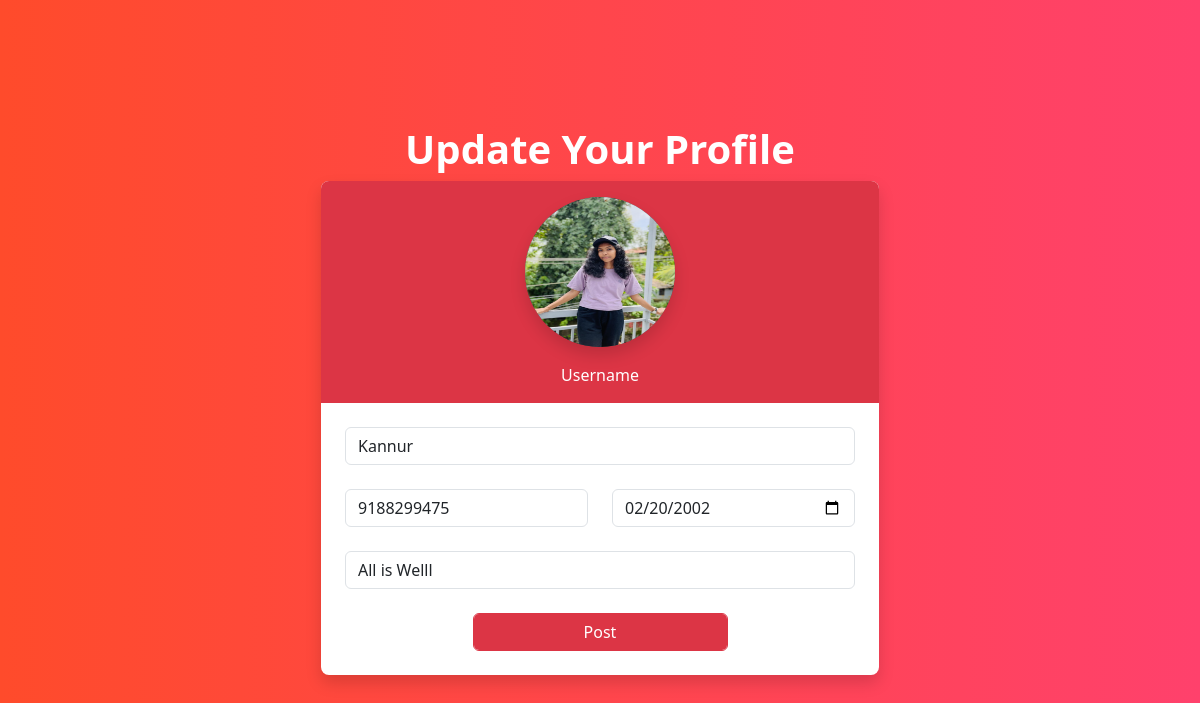
/profiles/3/change, run on the app's committed database.
### social/models.py (models this page shows, shortened)
class UserProfile(models.Model):
    user=models.OneToOneField(User,on_delete=models.CASCADE,related_name="profile")
    address=models.CharField(max_length=200,null=True)
    phone=models.CharField(max_length=200,null=True)
    profile_pic=models.ImageField(upload_to="profilepics",null=True,blank=True)
    dob=models.DateField(null=True)
    bio=models.CharField(max_length=200,null=True)
    following=models.ManyToManyField("self",related_name="followed_by",symmetrical=False,null=True)
    block=models.ManyToManyField("self",related_name="blocked",symmetrical=False,null=True)

### social/views.py (the view, shortened to what this page needs)
# urls.py: path("profiles/<int:pk>/change",views.ProfileUpdateView.as_view(),name="profile-edit"),
class ProfileUpdateView(UpdateView):
    template_name="profile_add.html"
    form_class=UserProfileForm
    model=UserProfile

### social/forms.py
class UserProfileForm(forms.ModelForm):
    class Meta:
        model=UserProfile
        exclude=('user','following','block')
        widgets={"dob":forms.DateInput(attrs={"class":"form-control","type":"date"})}

### social/templates/profile_add.html (shortened to what this page needs)
<!DOCTYPE html>
{%load static%}
<html lang="en">
<head>
    <link href="https://cdn.jsdelivr.net/npm/bootstrap@5.3.2/dist/css/bootstrap.min.css" rel="stylesheet"
>
    <link rel="stylesheet" href="{%static 'social/css/profile_edit.css'%}">
</head>
<body style="background: #FF416C;
background: -webkit-linear-gradient(to right, #FF4B2B, #FF416C);
background: linear-gradient(to right, #FF4B2B, #FF416C);">
    <div class="vh-100 container d-flex flex-column justify-content-center align-items-center">
        <div>
            <h1 class="text-white fw-bold">Update Your Profile</h1>
        </div>
                <form action="" method="post" enctype="multipart/form-data" class="border-0 rounded-3 form-control p-0 w-50 shadow"
                >
            <div class="text-center bg-danger rounded-top-3 rounded-bottom-0 pb-3">
                <label for="fileToUpload">
                    <div class=" p-3">
                        {%if form.profile_pic%}
                        <img class="profile-small profile-pic shadow" src="{{form.profile_pic.value.url}}" alt="Avatar"
                            style="border-radius: 50%;
                            background-color: rgb(68, 68, 68);">
                        {%else%}
                        <img class="profile-small profile-pic shadow" src="{%static 'social/images/profilepic.png'%}"
                            alt="Avatar" style="border-radius: 50%;
                            background-color: rgb(68, 68, 68);">
                        {%endif%}
                    </div>
                </label>
                <div class="text-white tefw-bold">
                    Username
                </div>
            </div>
            <div class="p-4">
                <div class="mb-4">
                    <input type="text" name="address" value="{{form.address.value}}" class="form-control"
                        placeholder="Address">
                </div>
                <div class="row">
                    <div class="mb-4 col-md-6">
                        <input type="number" name="phone" value="{{form.phone.value}}" class="form-control"
                            placeholder="Phone">
                    </div>
                    <div class="mb-4 col-md-6">
                        {{form.dob}}
                    </div>
                </div>
                <div class="mb-4">
                    <input type="text" name="bio" value="{{form.bio.value}}" class="form-control" placeholder="Bio">
                </div>
                <div class="text-center">
                    <button type="submit" class="btn btn-danger form-control w-50">Post</button>
                </div>
            </div>
        </form>
    </div>
</body>
</html>

### social/static/social/css/profile_edit.css (style rules this page uses)
.profile-pic { border-radius: 50%; height: 150px; width: 150px; background-size: cover; background-position: center; background-blend-mode: multiply; vertical-align: middle; text-align: center; color: transparent; transition: all .3s ease; text-decoration: none; cursor: pointer; }

### data on the page
UserProfile: address "Kannur", phone "9188299475", dob "02/20/2002", bio "All is Welll"
